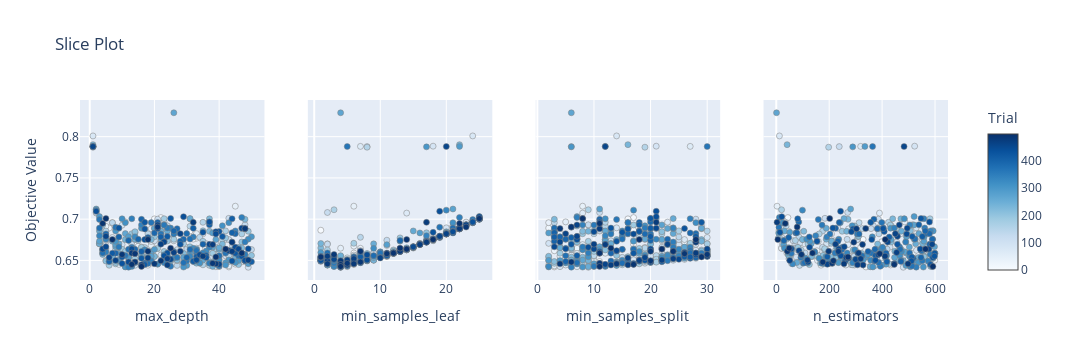

Notebook cell for this chart:
### Code cell
optuna.visualization.plot_slice(study_opt_wss_bc, params = ['n_estimators', 'max_depth', 'min_samples_split', 'min_samples_leaf' ])

### Figure 1 — Plotly figure (JSON) as saved in the notebook; plotly's stock layout.template omitted (floating-point values rounded to 4 significant figures; data arrays with more than 128 entries replaced by an {"elided": "..."} marker saying what was removed)
{"data": [{"marker": {"color": {"elided": "500 int values"}, "colorbar": {"title": {"text": "Trial"}, "x": 1, "xpad": 40, "y": 0.5}, "colorscale": [[0, "rgb(247,251,255)"], [0.125, "rgb(222,235,247)"], [0.25, "rgb(198,219,239)"], [0.375, "rgb(158,202,225)"], [0.5, "rgb(107,174,214)"], [0.625, "rgb(66,146,198)"], [0.75, "rgb(33,113,181)"], [0.875, "rgb(8,81,156)"], [1, "rgb(8,48,107)"]], "line": {"color": "Grey", "width": 0.5}, "showscale": true}, "mode": "markers", "name": "Feasible Trial", "showlegend": false, "type": "scatter", "x": {"elided": "500 int values"}, "xaxis": "x", "y": {"elided": "500 float values"}, "yaxis": "y"}, {"marker": {"color": {"elided": "500 int values"}, "colorbar": {"title": {"text": "Trial"}, "x": 1, "xpad": 40}, "colorscale": [[0, "rgb(247,251,255)"], [0.125, "rgb(222,235,247)"], [0.25, "rgb(198,219,239)"], [0.375, "rgb(158,202,225)"], [0.5, "rgb(107,174,214)"], [0.625, "rgb(66,146,198)"], [0.75, "rgb(33,113,181)"], [0.875, "rgb(8,81,156)"], [1, "rgb(8,48,107)"]], "line": {"color": "Grey", "width": 0.5}, "showscale": false}, "mode": "markers", "name": "Feasible Trial", "showlegend": false, "type": "scatter", "x": {"elided": "500 int values"}, "xaxis": "x2", "y": {"elided": "500 float values"}, "yaxis": "y2"}, {"marker": {"color": {"elided": "500 int values"}, "colorbar": {"title": {"text": "Trial"}, "x": 1, "xpad": 40}, "colorscale": [[0, "rgb(247,251,255)"], [0.125, "rgb(222,235,247)"], [0.25, "rgb(198,219,239)"], [0.375, "rgb(158,202,225)"], [0.5, "rgb(107,174,214)"], [0.625, "rgb(66,146,198)"], [0.75, "rgb(33,113,181)"], [0.875, "rgb(8,81,156)"], [1, "rgb(8,48,107)"]], "line": {"color": "Grey", "width": 0.5}, "showscale": false}, "mode": "markers", "name": "Feasible Trial", "showlegend": false, "type": "scatter", "x": {"elided": "500 int values"}, "xaxis": "x3", "y": {"elided": "500 float values"}, "yaxis": "y3"}, {"marker": {"color": {"elided": "500 int values"}, "colorbar": {"title": {"text": "Trial"}, "x": 1, "xpad": 40}, "colorscale": [[0, "rgb(247,251,255)"], [0.125, "rgb(222,235,247)"], [0.25, "rgb(198,219,239)"], [0.375, "rgb(158,202,225)"], [0.5, "rgb(107,174,214)"], [0.625, "rgb(66,146,198)"], [0.75, "rgb(33,113,181)"], [0.875, "rgb(8,81,156)"], [1, "rgb(8,48,107)"]], "line": {"color": "Grey", "width": 0.5}, "showscale": false}, "mode": "markers", "name": "Feasible Trial", "showlegend": false, "type": "scatter", "x": {"elided": "500 int values"}, "xaxis": "x4", "y": {"elided": "500 float values"}, "yaxis": "y4"}], "layout": {"height": 360, "title": {"text": "Slice Plot"}, "width": 1200, "xaxis": {"anchor": "y", "autorange": true, "domain": [0, 0.2125], "range": [-2.864, 53.86], "title": {"text": "max_depth"}, "type": "linear"}, "xaxis2": {"anchor": "y2", "autorange": true, "domain": [0.2625, 0.475], "range": [-0.8927, 26.89], "title": {"text": "min_samples_leaf"}, "type": "linear"}, "xaxis3": {"anchor": "y3", "autorange": true, "domain": [0.525, 0.7375], "range": [-0.2081, 32.21], "title": {"text": "min_samples_split"}, "type": "linear"}, "xaxis4": {"anchor": "y4", "autorange": true, "domain": [0.7875, 1], "range": [-46.24, 647.2], "title": {"text": "n_estimators"}, "type": "linear"}, "yaxis": {"anchor": "x", "autorange": true, "domain": [0, 1], "range": [0.6262, 0.8445], "title": {"text": "Objective Value"}, "type": "linear"}, "yaxis2": {"anchor": "x2", "autorange": true, "domain": [0, 1], "matches": "y", "range": [0.6262, 0.8445], "showticklabels": false, "type": "linear"}, "yaxis3": {"anchor": "x3", "autorange": true, "domain": [0, 1], "matches": "y", "range": [0.6262, 0.8445], "showticklabels": false, "type": "linear"}, "yaxis4": {"anchor": "x4", "autorange": true, "domain": [0, 1], "matches": "y", "range": [0.6262, 0.8445], "showticklabels": false, "type": "linear"}}}
